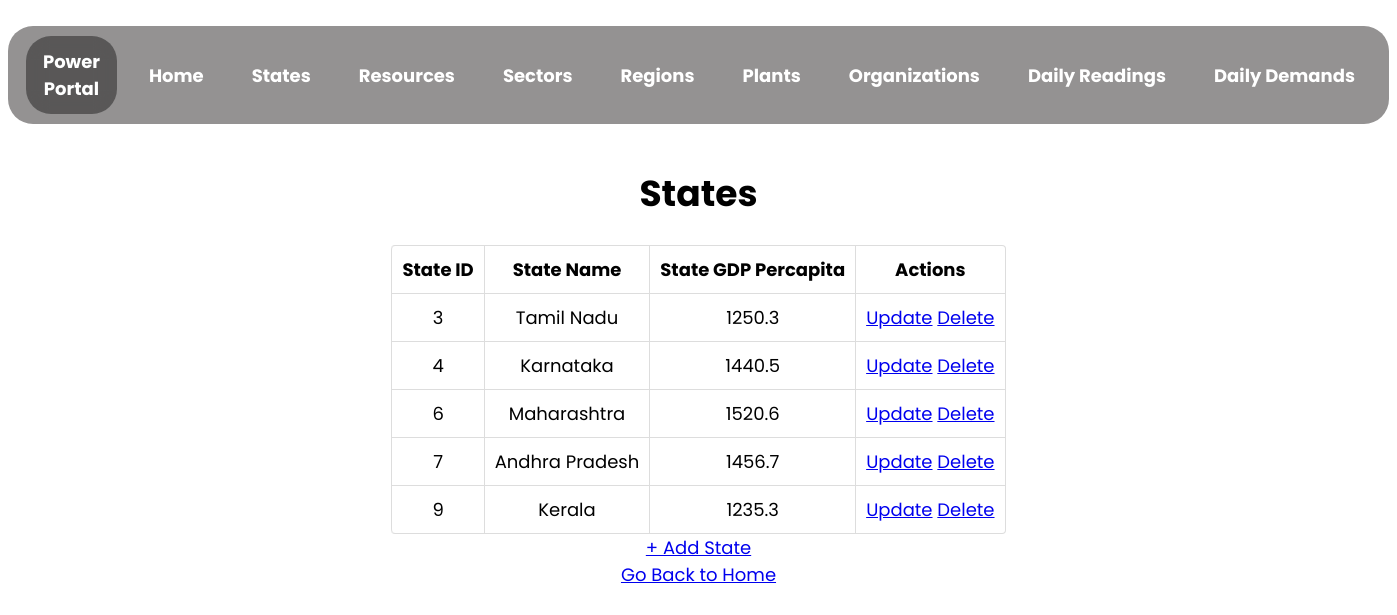
Before: /state with the older database file.
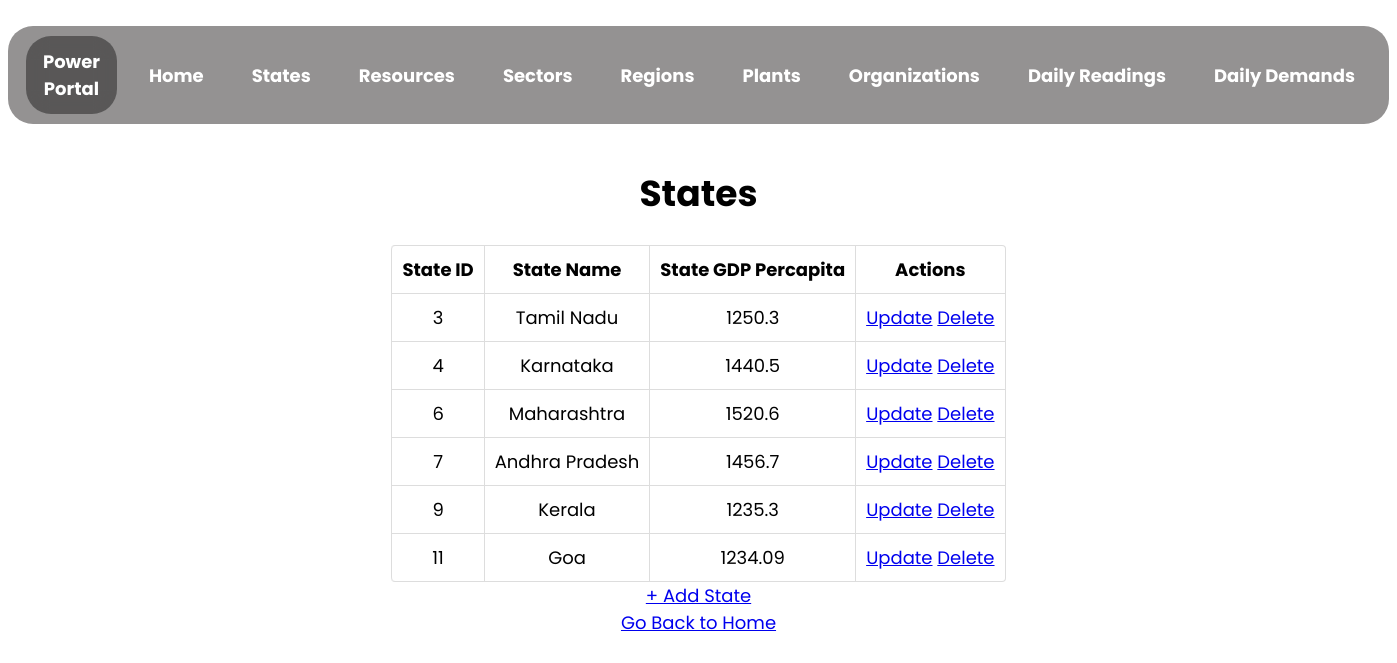
After: the same page with the newer database file.
### app.py (models this page shows)
class State(db.Model):
    __tablename__ = "states"
    state_id = db.Column(db.Integer, autoincrement = True, primary_key = True, unique = True, nullable = False)
    state_name = db.Column(db.String, nullable = False, unique = True)
    gdp_state_percapita = db.Column(db.Float)

### app.py (the view)
@app.route("/state", methods = ["GET"])
def view_state():
    state_list = State.query.all()
    return render_template(
        "view_state.html",
        state_list = state_list
    )

### templates/view_state.html (shortened to what this page needs)
<!DOCTYPE html>
<html lang="en">
  <head>
    <link rel="stylesheet" href="../static/assets/view.css">
  </head>
  <body>
    <nav>
      <ul class="menu-bar">
        <div class="logo">
          <a href="/">Power Portal </a>
        </div>
        <li><a href="/">Home</a></li>
        <li><a href="/state">States</a></li>
        <li><a href="/resource">Resources</a></li>
        <li><a href="/sector">Sectors</a></li>
        <li><a href="/region">Regions</a></li>
        <li><a href="/plant">Plants</a></li>
        <li><a href="/organization">Organizations</a></li>
        <li><a href="/daily_reading">Daily Readings</a></li>
        <li><a href="/daily_demand">Daily Demands</a></li>
      </ul>
    </nav>
    <h1 style="text-align: center">States</h1>
    {% if state_list | length == 0 %}
        <p>No States Found! Add the states now!</p>
        <a href="/state/create" type="button">+ Add State</a>
    {% else %}
    <table id="state-detail">
      <thead>
        <th>State ID</th>
        <th>State Name</th>
        <th>State GDP Percapita</th>
        <th>Actions</th>
      </thead>
      {% for state in state_list %}
      <tr>
        <td>{{state["state_id"]}}</td>
        <td>{{state["state_name"]}}</td>
        <td>{{state["gdp_state_percapita"]}}</td>
        <td>
            <a href="/state/{{state['state_id']}}/update" type="button">Update</a>
            <a href="/state/{{state['state_id']}}/delete" type="button">Delete</a>
        </td>
      </tr>
      {% endfor %}
    </table>
    <a href="/state/create" type="button">+ Add State</a>
    {% endif %}
    <br>
    <a href="/">Go Back to Home</a>
  </body>
</html>

### static/assets/view.css (style rules this page uses)
html { scroll-behavior: smooth; }
html { background-color: none; position: relative; -webkit-animation-name: animatebottom; -webkit-animation-duration: 1s; animation-name: animatebottom; animation-duration: 1s; }
body { font-family: 'Poppins', sans-serif; text-align: center; font-size: large; }
.logo { border-radius: 25px; height: fit-content; display: inline-flex; background-color: rgba(0,0,0,0.4); -webkit-backdrop-filter: blur(10px); backdrop-filter: blur(10px); align-items: center; vertical-align: middle; padding: 12px 16px; margin: 0 8px; top: 0; color: white; transition: all .2s; }
.logo a { text-decoration: none; color: white; font-weight: bold; }
.menu-bar { border-radius: 25px; height: fit-content; display: inline-flex; background-color: rgb(148, 146, 146); -webkit-backdrop-filter: blur(10px); backdrop-filter: blur(10px); align-items: center; padding: 0 10px; padding-top: 10px; padding-bottom: 10px; top: 0; }
.menu-bar li { list-style: none; color: white; padding: 12px 16px; margin: 0 8px; position: relative; cursor: pointer; white-space: nowrap; transition: all .2s; }
.menu-bar li a { color: white; text-decoration: none; font-weight: bold; }
table { width: fit-content; border: 1px solid #ddd; border-collapse: separate; border-left: 0; border-radius: 4px; border-spacing: 0px; margin-left: auto; margin-right: auto; }
thead { display: table-header-group; vertical-align: middle; border-color: inherit; border-collapse: separate; text-align: center; padding: 10px; }
tr { display: table-row; vertical-align: inherit; border-color: inherit; text-align: center; padding: 10px; }
th, td { padding: 5px 4px 6px 4px; text-align: center; vertical-align: top; border-left: 1px solid #ddd; padding: 10px; }
td { border-top: 1px solid #ddd; }
thead:first-child tr:first-child th:first-child, tbody:first-child tr:first-child td:first-child { border-radius: 4px 0 0 0; }
thead:last-child tr:last-child th:first-child, tbody:last-child tr:last-child td:first-child { border-radius: 0 0 0 4px; }

Changed rows visible on the page:
added State: state_id "11", state_name "Goa", gdp_state_percapita "1234.09"
